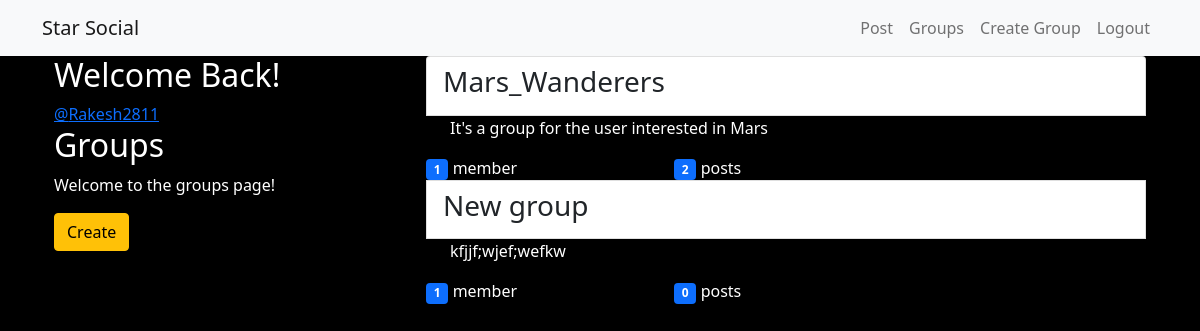
Screenshot of /groups/ (signed in) with the database file from the repository.
### groups/models.py (models this page shows, shortened)
class Group(models.Model):
    name = models.CharField(max_length=255,unique=True)
    slug = models.SlugField(allow_unicode=True,unique=True)
    description = models.TextField(blank=True,default='')
    description_html = models.TextField(editable=False,default='',blank=True)
    members = models.ManyToManyField(User,through="GroupMember")
    class Meta:
        ordering = ['name']

### groups/views.py (the view)
# urls.py: path('',views.GroupListView.as_view(),name="all"),
class GroupListView(generic.ListView):
    model = Group

### groups/templates/groups/group_list.html
{% extends 'groups/group_base.html' %}
{% block pregroup %}
    <div class="col-md-4">
    <div class="content">
        {% if user.is_authenticated %}
            <h2>Welcome Back!</h2>
            <a href="{% url 'posts:for_user' username=user.username %}">
                @{{user.username}}
            </a>
        {% endif %}
            <h2>Groups</h2>
            <p>Welcome to the groups page!</p>
    </div>
    {% if user.is_authenticated %}
    <a href="{% url 'groups:create' %}" class="btn btn-warning">
        Create
    </a>
    {% endif %}
</div>
{% endblock pregroup %}
{% block group_content %}
    <div class="col-md-8">
        <div class="list-group">
            {% for group  in object_list %}
                <a class="list-group-item" href="{% url 'groups:single' slug=group.slug %}">
                    <h3 class="title list-group-item-heading">{{group.name}}</h3></a>
                    <div class="list-group-item-text container-fluid">
                        {{group.description_html|safe}}
                    </div>
                    <div class="row">
                        <div class="col-md-4">
                            <span class="badge bg-primary">{{group.members.count}}</span>
                            member{{group.members.count|pluralize}}
                        </div>
                        <div class="col-md-4">
                            <span class="badge bg-primary">{{group.posts.count}}</span>
                            post{{group.posts.count|pluralize}}
                        </div>
                    </div>
            {% endfor %}
        </div>
    </div>
{% endblock group_content %}

### static/simplesocial/css/master.css (style rules this page uses)
body { margin: 0; overflow: hidden; background-color: black; color:white; }

### rows the page displays
Group: name "Mars_Wanderers", description_html "It's a group for the user interested in Mars", members.count "1", posts.count "2"
Group: name "New group", description_html "kfjjf;wjef;wefkw", members.count "1", posts.count "0"

### other values shown
{{ user.username }} "Rakesh2811"
